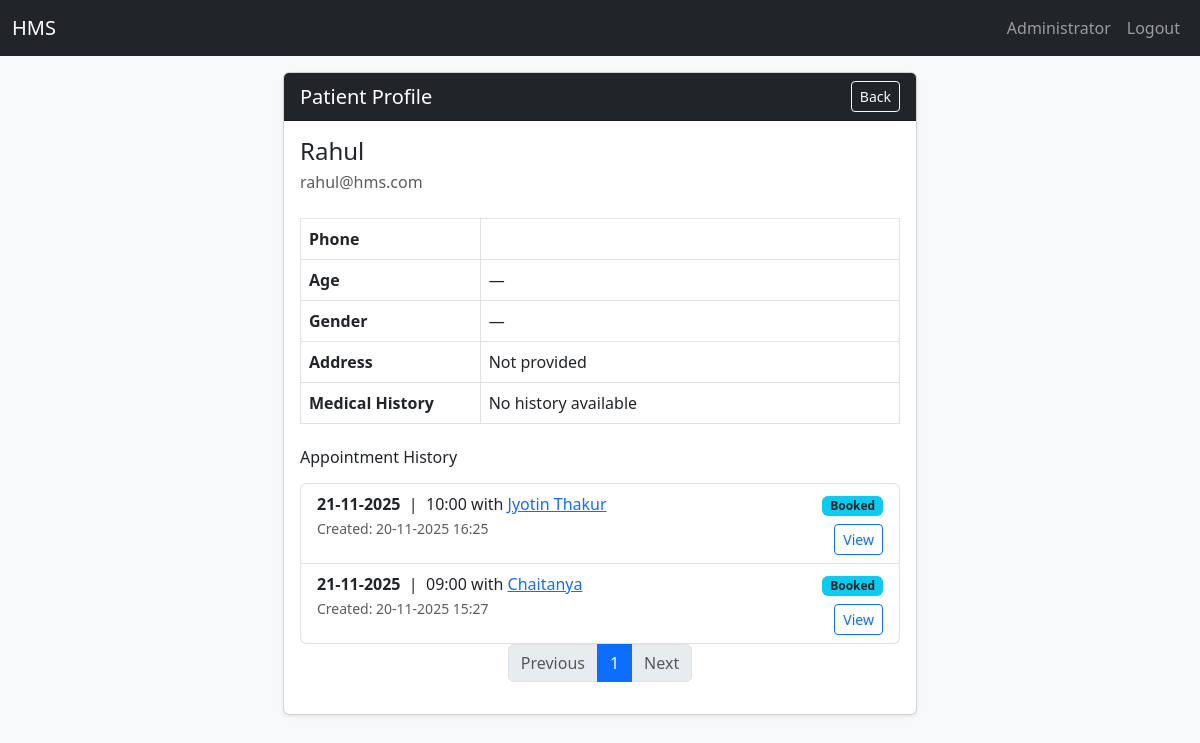
Page /admin/patient/1/view (signed in) on the committed database.
### app/models.py (models this page shows, shortened)
class User(UserMixin, db.Model):
    id = db.Column(db.Integer, primary_key=True)
    email = db.Column(db.String(120), unique=True, nullable=False)
    name = db.Column(db.String(120), nullable=False)
    password_hash = db.Column(db.String(128), nullable=False)
    role = db.Column(db.String(20), nullable=False)
    active = db.Column(db.Boolean, default=True)
    reason= db.Column(db.String(255))
    created_at = db.Column(db.DateTime, default=func.now())
    doctor = db.relationship('DoctorProfile', backref='user', uselist=False)
    patient = db.relationship('PatientProfile', backref='user', uselist=False)

class PatientProfile(db.Model):
    id = db.Column(db.Integer, primary_key=True)
    user_id = db.Column(db.Integer, db.ForeignKey('user.id'))
    contact = db.Column(db.String(40))
    is_blacklisted = db.Column(db.Boolean, default=False, nullable=False)
    blacklist_reason = db.Column(db.Text, nullable=True)
    blacklisted_at = db.Column(db.DateTime, nullable=True)
    blacklisted_by = db.Column(db.Integer, nullable=True)  # Admin who blacklisted
    dob = db.Column(db.Date)
    address = db.Column(db.Text)
    appointments = db.relationship('Appointment', backref='patient', lazy='dynamic')

class Appointment(db.Model):
    id = db.Column(db.Integer, primary_key=True)
    patient_id = db.Column(db.Integer, db.ForeignKey('patient_profile.id'))
    doctor_id = db.Column(db.Integer, db.ForeignKey('doctor_profile.id'))
    date = db.Column(db.Date, nullable=False)
    time = db.Column(db.Time, nullable=False)
    status = db.Column(db.String(20), default='Booked')  # Booked/Completed/Cancelled
    created_at = db.Column(db.DateTime, default=func.now()) # Timestamp of appointment creation from database
    treatment = db.relationship('Treatment', backref='appointment', uselist=False)
    __table_args__ = (
        db.UniqueConstraint('doctor_id', 'date', 'time', name='uix_doctor_datetime'),
    )

### app/routes.py (the view)
@main.route('/admin/patient/<int:patient_id>/view')
@login_required
@role_required('admin')
@validate_csrf
def admin_view_patient(patient_id):
    return_url = request.args.get('next') or request.referrer
    page = request.args.get('page', 1, type=int)
    from .models import PatientProfile, Appointment
    try:
        patient = (
            PatientProfile.query.get_or_404(patient_id)
        )
    except Exception:
        current_app.logger.exception("Failed patient eager-load; falling back.")
        patient = PatientProfile.query.get_or_404(patient_id)
    appt_q = (Appointment.query
              .filter_by(patient_id=patient.id)
              .order_by(Appointment.date.desc(), Appointment.time.desc()))
    appointments, pagination = paginate_query(appt_q, page)
    return render_template(
        'patient_profile_view.html',
        patient=patient,
        appointments=appointments,
        pagination=pagination,
        next=return_url,
        csrf_token=getattr(g, 'csrf_token', None)
    )

### app/routes.py (called while the page is built)
def role_required(role):
    from functools import wraps
    def decorator(fn):
        @wraps(fn)
        def wrapper(*args, **kwargs):
            if not current_user.is_authenticated or current_user.role != role:
                flash('Access denied', 'danger')
                return redirect(url_for('views.login'))
            return fn(*args, **kwargs)
        return wrapper
    return decorator

def paginate_query(query, page, per_page=ITEMS_PER_PAGE):
    page = max(1, int(page or 1))
    per_page = int(per_page)
    total = query.order_by(None).count()
    total_pages = max(1, ceil(total / per_page))
    if page > total_pages:
        page = total_pages
    items = query.offset((page - 1) * per_page).limit(per_page).all()
    pagination = {
        'page': page,
        'per_page': per_page,
        'total': total,
        'total_pages': total_pages,
        'has_prev': page > 1,
        'has_next': page < total_pages,
        'prev_page': page - 1 if page > 1 else None,
        'next_page': page + 1 if page < total_pages else None
    }
    return items, pagination

### app/utils.py (called while the page is built)
def validate_csrf(func):
    @wraps(func)
    def wrapper(*args, **kwargs):
        token = session.get('csrf_token')
        form_token = None
        if request.method == 'POST':
            form_token = request.form.get('csrf_token') or request.headers.get('X-CSRF-Token')
        if request.method == 'POST':
            if not token or not form_token or token != form_token:
                flash('Invalid or missing CSRF token', 'danger')
                return redirect(url_for('views.index'))
        return func(*args, **kwargs)
    return wrapper

### app/templates/patient_profile_view.html (shortened to what this page needs)
{% extends 'base.html' %} {% block title %}| View Patient's Profile{% endblock %}
{% block content %}
<div class="row justify-content-center">
  <div class="col-lg-7 col-md-9">
    <div class="card shadow-sm">
      <div class="card-header bg-dark text-white d-flex justify-content-between align-items-center">
        <h5 class="mb-0">Patient Profile</h5>
        <a href="javascript:history.back()" class="btn btn-sm btn-outline-light">Back</a>
      </div>
      <div class="card-body">
        <div class="d-flex align-items-center mb-4">
          <div>
            <h4 class="mb-1">{{ patient.user.name }}</h4>
            <span class="text-muted">{{ patient.user.email }}</span>
          </div>
        </div>
        <table class="table table-bordered mb-4">
          <tr>
            <th width="30%">Phone</th>
            <td>{{ patient.user.phone }}</td>
          </tr>
          <tr>
            <th>Age</th>
            <td>{{ patient.age or "—" }}</td>
          </tr>
          <tr>
            <th>Gender</th>
            <td>{{ patient.gender or "—" }}</td>
          </tr>
          <tr>
            <th>Address</th>
            <td>{{ patient.address or "Not provided" }}</td>
          </tr>
          <tr>
            <th>Medical History</th>
            <td>{{ patient.medical_history or "No history available" }}</td>
          </tr>
        </table>
        <h6 class="mb-3">Appointment History</h6>
        {% if appointments %}
          <ul class="list-group">
            {% for appt in appointments %}
                <li class="list-group-item d-flex justify-content-between align-items-start">
                <div>
                <div>
                    <strong>{{ appt.date.strftime('%d-%m-%Y') }}</strong>
                    &nbsp;|&nbsp; {{ appt.time.strftime('%H:%M') }}
                    {% if appt.patient and appt.doctor %}
                    {% if doctor is defined %}
                        with <a href="{{ url_for('main.admin_view_patient', patient_id=appt.patient.id) }}">{{ appt.patient.user.name }}</a>
                    {% elif patient is defined %}
                        with <a href="{{ url_for('main.admin_view_doctor', doctor_id=appt.doctor.id) }}">{{ appt.doctor.user.name }}</a>
                    {% endif %}
                    {% endif %}
                </div>
                <small class="text-muted">Created: {{ appt.created_at.strftime('%d-%m-%Y %H:%M') }}</small>
                </div>
                <div class="text-end">
                <span class="badge
                    {% if appt.status == 'Booked' %}bg-info text-dark
                    {% elif appt.status == 'Completed' %}bg-success
                    {% elif appt.status == 'Cancelled' %}bg-danger
                    {% else %}bg-secondary{% endif %}">
                    {{ appt.status }}
                </span>
                <div class="mt-2">
                    <a class="btn btn-sm btn-outline-primary" href="{{ url_for('main.admin_appointment_view', appt_id=appt.id, next=request.full_path) }}">View</a>
                </div>
                </div>
                </li>
            {% endfor %}
          </ul>
            <nav aria-label="Appointments pagination">
                <ul class="pagination justify-content-center">
                <li class="page-item {% if not pagination.has_prev %}disabled{% endif %}">
                    <a class="page-link" href="?page={{ pagination.prev_page }}{% if next %}&next={{ next|urlencode }}{% endif %}" tabindex="-1">Previous</a>
                </li>
                {% for p in range(1, pagination.total_pages + 1) %}
                    <li class="page-item {% if p == pagination.page %}active{% endif %}">
                    <a class="page-link" href="?page={{ p }}{% if next %}&next={{ next|urlencode }}{% endif %}">{{ p }}</a>
                    </li>
                {% endfor %}
                <li class="page-item {% if not pagination.has_next %}disabled{% endif %}">
                    <a class="page-link" href="?page={{ pagination.next_page }}{% if next %}&next={{ next|urlencode }}{% endif %}">Next</a>
                </li>
                </ul>
            </nav>
        {% else %}
          <div class="alert alert-secondary">No appointments found.</div>
        {% endif %}
      </div>
    </div>
  </div>
</div>
{% endblock %}

### app/templates/base.html (shortened to what this page needs)
<!doctype html>
<html lang="en">
<head>
  <link href="https://cdn.jsdelivr.net/npm/bootstrap@5.3.0/dist/css/bootstrap.min.css" rel="stylesheet">
  <link rel="stylesheet" href="{{ url_for('static', filename='css/style.css') }}">
</head>
<body>
<nav class="navbar navbar-expand-lg navbar-dark bg-dark">
  <div class="container-fluid">
    <a class="navbar-brand text-white" id="home" href="/">HMS</a>
    <div class="collapse navbar-collapse">
      <ul class="navbar-nav ms-auto mb-2 mb-lg-0 ">
        {% if current_user.is_authenticated %}
          <li class="nav-item text-white"><a class="nav-link" href="#">{{ current_user.name }}</a></li>
          <li class="nav-item text-white"><a class="nav-link" href="{{ url_for('main.logout') }}">Logout</a></li>
        {% endif %}
      </ul>
    </div>
  </div>
</nav>
<div class="toast-container position-fixed top-0 end-0 p-3" style="z-index: 2000;">
</div>
<div class="container-fluid mt-3 px-5">
  {% block content %}
  {% endblock %}
</div>
</body>
</html>

### app/static/css/style.css (style rules this page uses)
body { background-color: #f8f9fa; font-family: "Segoe UI", Roboto, Arial, sans-serif; }

### rows in the picture
User: name "Administrator"
User: user.name "Rahul", user.email "rahul@hms.com"
PatientProfile: address "Not provided"
Appointment: date "21-11-2025", time "10:00", doctor.user.name "Jyotin Thakur", created_at "20-11-2025 16:25", status "Booked"
Appointment: date "21-11-2025", time "09:00", doctor.user.name "Chaitanya", created_at "20-11-2025 15:27", status "Booked"

### other values in the picture
{{ patient.age or "—" }} "—"
{{ patient.gender or "—" }} "—"
{{ patient.medical_history or "No history available" }} "No history available"
{{ p }} "1"
